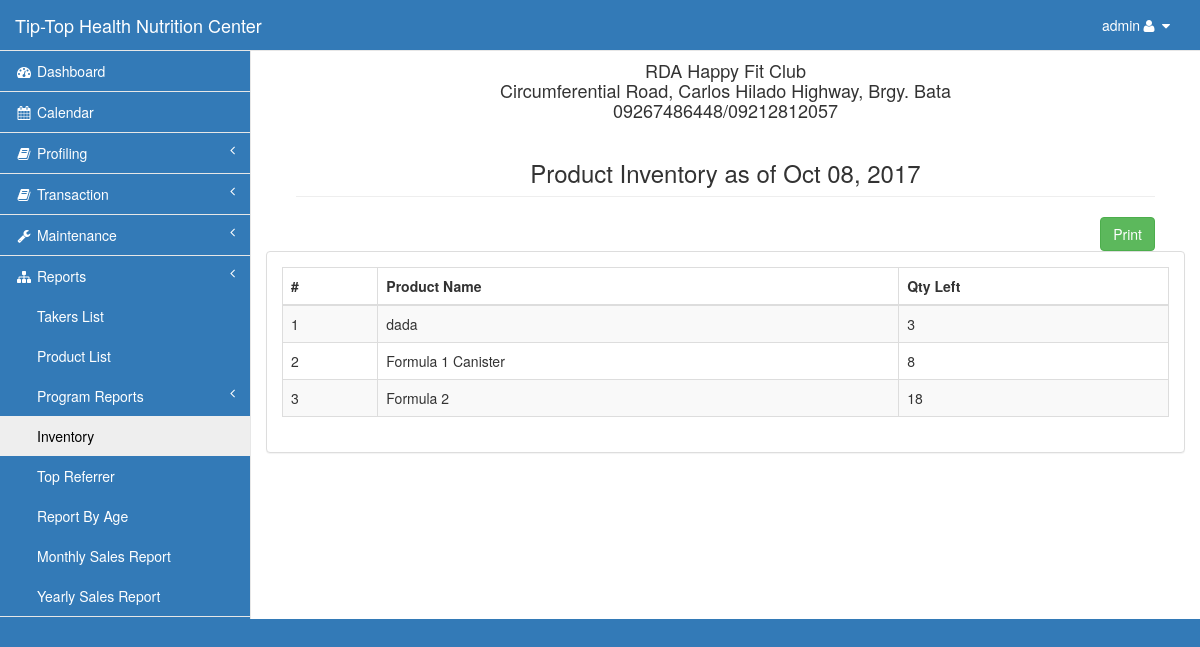
Page /admin/inventory.php (signed in) on the committed database.
### tables this page shows
CREATE TABLE `product` (
  `prod_id` int(11) NOT NULL,
  `prod_name` varchar(30) NOT NULL,
  `vol_pts` int(11) NOT NULL,
  `c` int(11) NOT NULL,
  `sc` int(11) NOT NULL,
  `sb` int(11) NOT NULL,
  `supv` int(11) NOT NULL,
  `retail` int(11) NOT NULL,
  `profitc` int(11) NOT NULL,
  `profitsc` int(11) NOT NULL,
  `profitsb` int(11) NOT NULL,
  `profitsupv` int(11) NOT NULL,
  `qty` int(11) NOT NULL,
  `reorder` int(11) NOT NULL,
  `cat_id` int(11) NOT NULL
);

### admin/inventory.php (the view, shortened to what this page needs)
<?php include('session.php');?>
<!DOCTYPE html>
<html lang="en">
<head>
    <?php include('css.php');?>
</head>
<body>
    <div id="wrapper">
        <?php include('nav.php');?>
        <div id="page-wrapper">
            <div class="row">
                <div class="col-lg-12">
                    <div class="col-lg-12">
                    <h4 style="text-align: center;">RDA Happy Fit Club <br>Circumferential Road, Carlos Hilado Highway, Brgy. Bata <br>09267486448/09212812057</h4>
                   <h3 class="page-header" style="text-align: center;">Product Inventory as of <?php echo date("M d, Y");?></h3>
                </div>
                 <div class="col-md-12" style="text-align: right">
                    <button onclick="window.print()" class="btn btn-success" id="print">Print</button>
                  </div>
            </div>
            <div class="row">
                <div class="col-lg-12">
                    <div class="panel panel-default">
                        <div class="panel-body">
                            <table width="100%" class="table table-striped table-bordered table-hover">
                                <thead>
                                    <tr>
                                        <th>#</th>
                                        <th>Product Name</th>
                                        <th>Qty Left</th>
                                    </tr>
                                </thead>
                                <tbody>
<?php
        $query=mysqli_query($con,"select * from product order by prod_name")or die(mysqli_error($con));
            $i=1;
          while ($row=mysqli_fetch_array($query)){
?>
                                    <tr class="odd gradeX">
                                        <td class="center"><?php echo $i;?></td>
                                        <td><?php echo $row['prod_name'];?></td>
                                        <td><?php echo $row['qty'];?></td>
                                    </tr>
<?php $i++;}?>
                                </tbody>
                            </table>
                    </div>
                </div>
            </div>
        </div>
    </div>
</body>
</html>

### admin/css.php (style rules this page uses)
.navbar-default, body { background-color: #337ab7!important; }

### rows in the picture
product: prod_name "dada", qty "3"
product: prod_name "Formula 1 Canister", qty "8"
product: prod_name "Formula 2", qty "18"

### other values in the picture
$_SESSION['type'] "admin"
